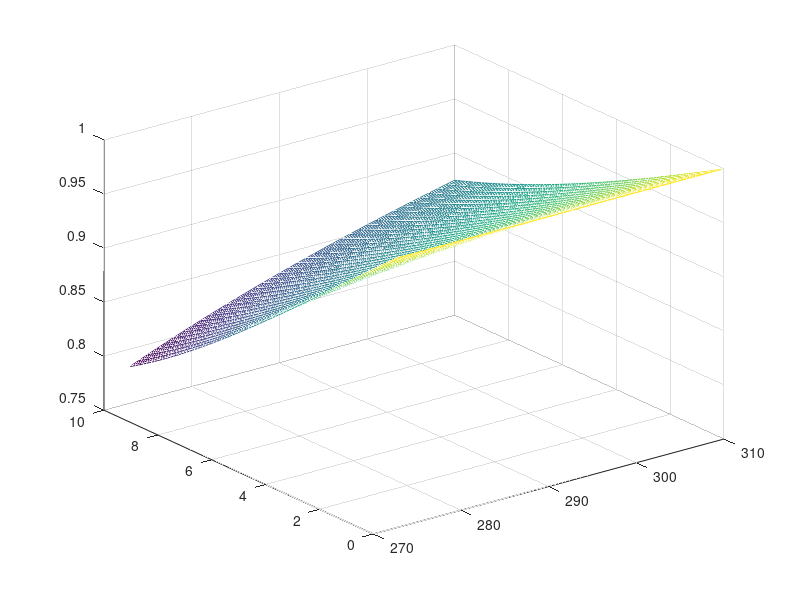

MATLAB code for this plot:
load('CH4_zTP.mat')%load values

z = CH4_zTP(:,1);
T = CH4_zTP(:,2);
P = CH4_zTP(:,3);

mesh(273:1:310,0.1:0.1:10,reshape(z,100,38));%plot z values against T & P

ft = 'poly22';



